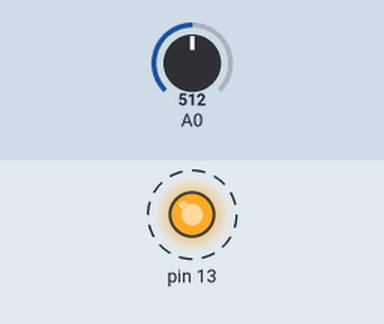
This sketch was run on a simulated Arduino Uno, built with avr-gcc and run on an emulated ATmega328P. Shown: output pins drawn as LEDs (lit = HIGH). Dashed ring = blinking. The test bench sets the inputs (shaded band); at power-on: A0 = 512.

Above: at 1.2 s.
1.3 s: A0 set to 306
At 1.85 s:
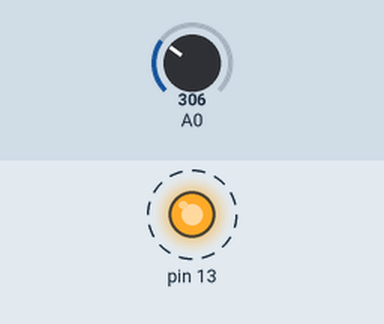
4.3 s: A0 set to 122
At 4.9 s:
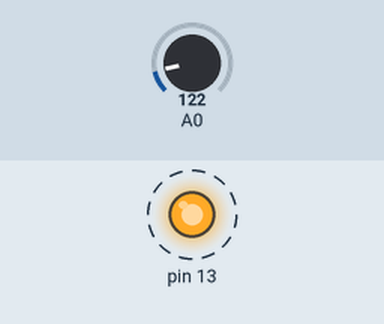
Timing chart, 0 to 11.8 s (numbered marks = the images above; inputs shaded):
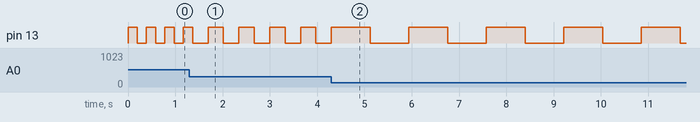

Measured:
- after the input at 1.3 s, pin 13: alternates HIGH for 0.33 s and LOW for 0.33 s, starting after 0.39 s
- after the input at 4.3 s, pin 13: alternates HIGH for 0.82 s and LOW for 0.82 s, starting after 0.82 s
- by itself, pin 13: alternates HIGH for 0.20 s and LOW for 0.20 s

The sketch:

blink_photosensitive.ino
```cpp
void setup() {
  // initialize the digital pin as an output.
  // Pin 13 has an LED connected on most Arduino boards:
  pinMode(13, OUTPUT);
}

void loop() {
  digitalWrite(13, HIGH);   // set the LED on
  delay(100000/analogRead(0));              // wait for a variable amount of time
  digitalWrite(13, LOW);    // set the LED off
  delay(100000/analogRead(0));              // wait for a variable amount of time
}
```
